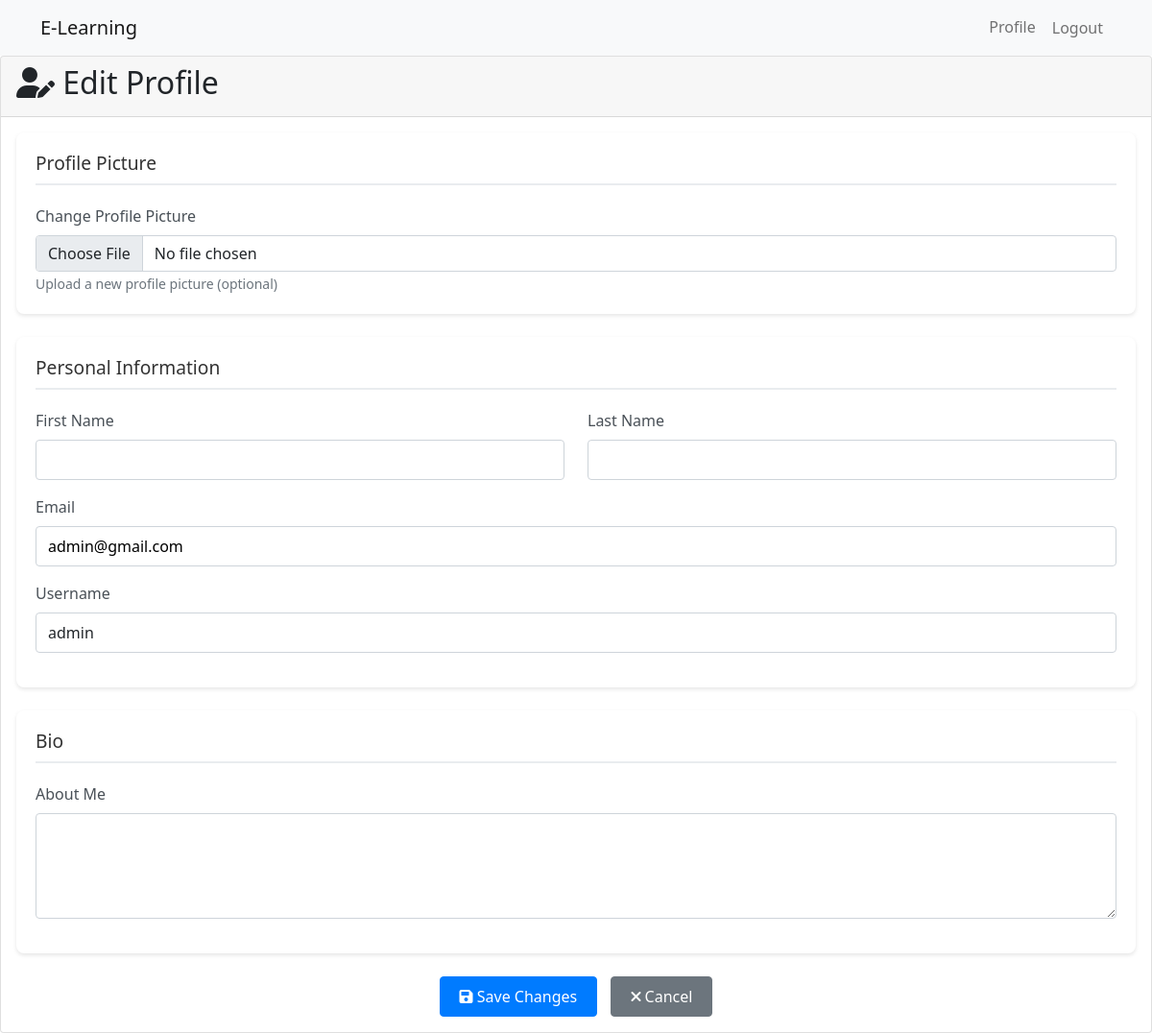
Before: /users/profile/edit/ (signed in) with the older database file.
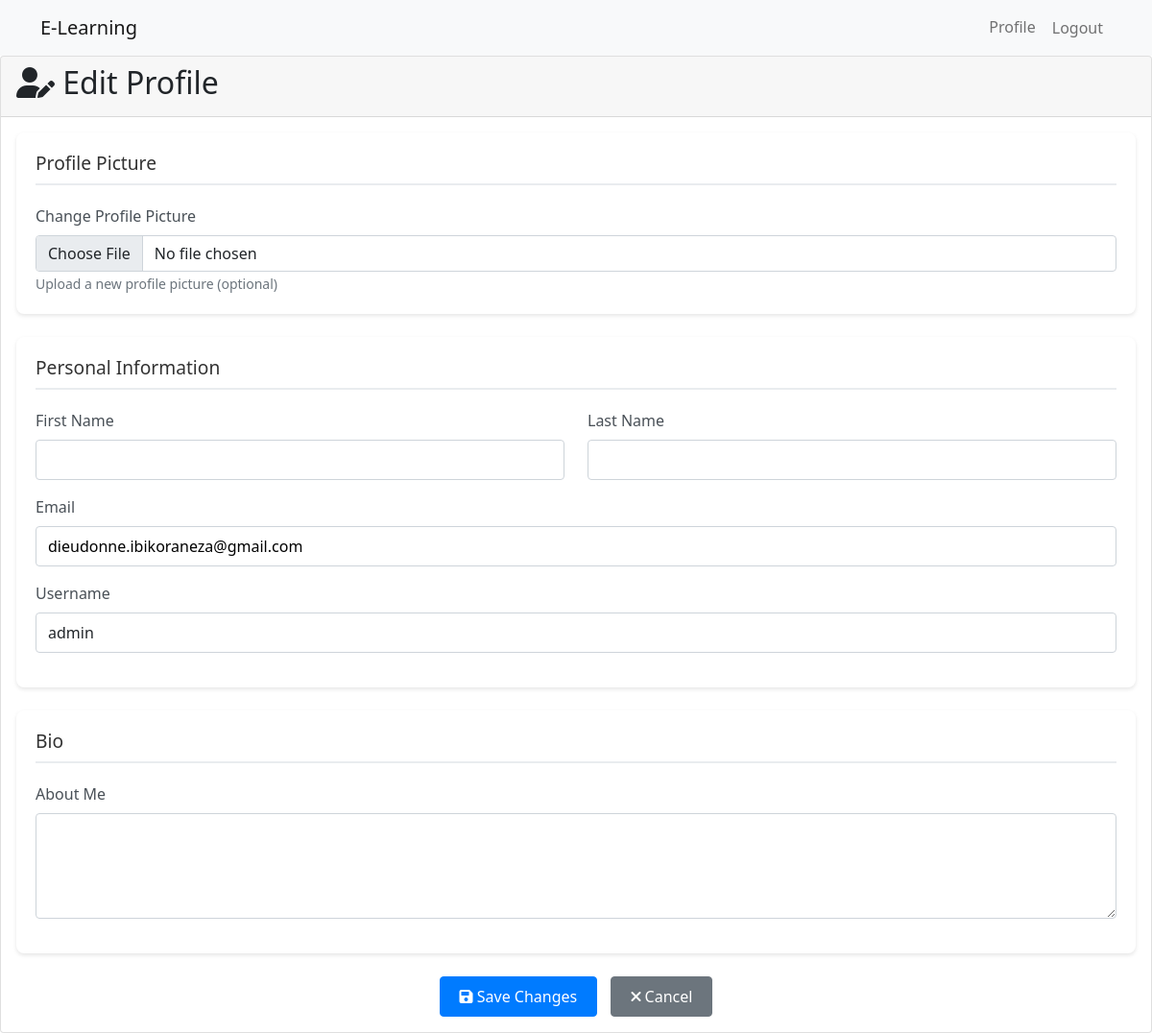
After: the same page with the newer database file.
### users/models.py (models this page shows, shortened)
class CustomUser(AbstractUser):
    ROLE_CHOICES = [
        ('student', 'Student'),
        ('instructor', 'Instructor'),
    ]
    role = models.CharField(max_length=10, choices=ROLE_CHOICES, default='student')
    is_instructor = models.BooleanField(default=False)
    is_student = models.BooleanField(default=True)

### users/views.py (the view)
# urls.py: path('profile/edit/', views.edit_profile, name='edit_profile'),
@login_required
def edit_profile(request):
    if request.method == 'POST':
        user_form = UserUpdateForm(request.POST, instance=request.user)
        profile_form = ProfileUpdateForm(
            request.POST,
            request.FILES,
            instance=request.user.profile
        )
        if user_form.is_valid() and profile_form.is_valid():
            if 'profile_picture' in request.FILES:
                if request.user.profile.profile_picture:
                    request.user.profile.profile_picture.delete()
            user_form.save()
            profile_form.save()
            messages.success(request, 'Your profile has been updated successfully!')
            return redirect('users:profile')
        else:
            messages.error(request, 'Please correct the errors below.')
    else:
        user_form = UserUpdateForm(instance=request.user)
        profile_form = ProfileUpdateForm(instance=request.user.profile)
    context = {
        'user_form': user_form,
        'profile_form': profile_form
    }
    return render(request, 'users/edit_profile.html', context)

### users/forms.py
class UserUpdateForm(forms.ModelForm):
    email = forms.EmailField()
    first_name = forms.CharField(max_length=30)
    last_name = forms.CharField(max_length=30)
    username = forms.CharField(
        disabled=True,
        help_text='Username cannot be changed',
        widget=forms.TextInput(attrs={'class': 'form-control-plaintext'})
    )
    class Meta:
        model = User
        fields = ['username', 'email', 'first_name', 'last_name']
    def __init__(self, *args, **kwargs):
        super().__init__(*args, **kwargs)
        self.fields['username'].widget.attrs['readonly'] = True

class ProfileUpdateForm(forms.ModelForm):
    profile_picture = forms.ImageField(
        required=False,
        widget=forms.FileInput(attrs={
            'class': 'form-control',
            'accept': 'image/*'
        })
    )
    bio = forms.CharField(
        widget=forms.Textarea(attrs={
            'rows': 4,
            'class': 'form-control'
        }),
        required=False
    )
    class Meta:
        model = Profile
        fields = ['profile_picture', 'bio']

### templates/users/edit_profile.html (shortened to what this page needs)
{% extends "base.html" %}
{% load static %}
{% block content %}
<div class="profile-wrapper">
    <div class="profile-content">
        <div class="card">
            <div class="card-header">
                <h2><i class="fas fa-user-edit"></i> Edit Profile</h2>
            </div>
            <div class="card-body">
                <form method="POST" enctype="multipart/form-data">
                    <div class="section mb-4">
                        <h3 class="section-title">Profile Picture</h3>
                        <div class="profile-picture-section">
                            <div class="picture-upload">
                                <label for="{{ profile_form.profile_picture.id_for_label }}" class="form-label">
                                    Change Profile Picture
                                </label>
                                {{ profile_form.profile_picture }}
                                <small class="form-text text-muted">Upload a new profile picture (optional)</small>
                            </div>
                        </div>
                    </div>
                    <div class="section mb-4">
                        <h3 class="section-title">Personal Information</h3>
                        <div class="row">
                            <div class="col-md-6 mb-3">
                                <label for="{{ user_form.first_name.id_for_label }}" class="form-label">First Name</label>
                                {{ user_form.first_name }}
                            </div>
                            <div class="col-md-6 mb-3">
                                <label for="{{ user_form.last_name.id_for_label }}" class="form-label">Last Name</label>
                                {{ user_form.last_name }}
                            </div>
                        </div>
                        <div class="mb-3">
                            <label for="{{ user_form.email.id_for_label }}" class="form-label">Email</label>
                            {{ user_form.email }}
                        </div>
                        <div class="mb-3">
                            <label for="{{ user_form.username.id_for_label }}" class="form-label">Username</label>
                            {{ user_form.username }}
                        </div>
                    </div>
                    <div class="section mb-4">
                        <h3 class="section-title">Bio</h3>
                        <div class="mb-3">
                            <label for="{{ profile_form.bio.id_for_label }}" class="form-label">About Me</label>
                            {{ profile_form.bio }}
                        </div>
                    </div>
                    <div class="text-center mt-4">
                        <button type="submit" class="btn btn-primary">
                            <i class="fas fa-save"></i> Save Changes
                        </button>
                        <a href="{% url 'users:profile' %}" class="btn btn-secondary">
                            <i class="fas fa-times"></i> Cancel
                        </a>
                    </div>
                </form>
            </div>
        </div>
    </div>
</div>
{% endblock %}

Changed rows visible on the page:
changed CustomUser "admin": email "admin@gmail.com" → "dieudonne.ibikoraneza@gmail.com"
